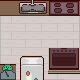

A 2D game scene composited from a Tiled map and its tileset images. What follows is a short description and the map's XML, with every tile layer's data as written:
An orthogonal 5x5 tile map with 16x16 px tiles, 3 tile layers (Слой тайлов 1, Слой тайлов 2, Слой тайлов 3), 3 tilesets and 11 objects (order, oven, gas-stove, table, sink, ...).

<map version="1.10" tiledversion="1.11.2" orientation="orthogonal" renderorder="right-down" width="5" height="5" tilewidth="16" tileheight="16" infinite="0" nextlayerid="5" nextobjectid="15">
 <tileset firstgid="1" source="../assets/pixelinterior_LRK/floorswalls_LRK.tsx" />
 <tileset firstgid="225" source="../assets/pixelinterior_LRK/kitchen_LRK.tsx" />
 <tileset firstgid="875" name="Sprite-0002" tilewidth="16" tileheight="16" tilecount="1" columns="1">
  <image source="../assets/Sprite-0002.png" width="16" height="16" />
 </tileset>
 <layer id="1" name="Слой тайлов 1" width="5" height="5">
  <data encoding="csv">
78,77,78,78,78,
90,91,91,91,93,
90,91,91,91,93,
90,91,91,91,93,
78,105,105,105,78
</data>
 </layer>
 <layer id="2" name="Слой тайлов 2" width="5" height="5">
  <data encoding="csv">
255,256,257,258,259,
0,0,0,0,0,
0,0,0,0,0,
0,273,274,284,285,
255,299,300,310,311
</data>
 </layer>
 <layer id="4" name="Слой тайлов 3" width="5" height="5">
  <data encoding="csv">
0,0,0,0,0,
0,0,0,0,0,
0,0,0,0,0,
0,0,0,0,0,
875,0,0,0,0
</data>
 </layer>
 <objectgroup id="3" name="Слой объектов 1">
  <object id="1" x="-5.125" y="-5.125" width="5" height="90.5" />
  <object id="2" x="80.25" y="-5.125" width="5" height="90.625" />
  <object id="3" x="-0.25" y="-5.25" width="80" height="5" />
  <object id="4" x="0.125" y="80.375" width="80" height="5" />
  <object id="5" name="order" x="0" y="64.25" width="16" height="16" />
  <object id="6" name="oven" x="48" y="48" width="31" height="25" />
  <object id="7" name="gas-stove" x="48" y="0" width="31" height="15" />
  <object id="8" name="table" x="0" y="0" width="16" height="15" />
  <object id="10" name="sink" x="17.625" y="0" width="30" height="15" />
  <object id="12" name="fridge" x="19.625" y="55.625" width="25" height="25" />
  <object id="14" name="GarbageBin" type="trash" x="-13.125" y="34.625" width="16" height="16" />
 </objectgroup>
</map>
